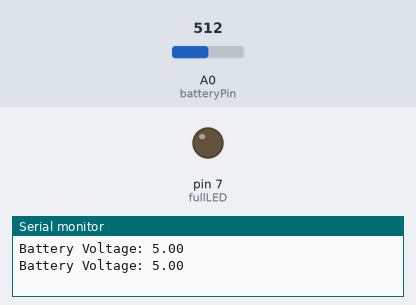
This sketch was run on a simulated Arduino Uno, built with avr-gcc and run on an emulated ATmega328P. On the bench: output pins drawn as LEDs (lit = HIGH), the last lines printed to the serial monitor. The inputs (shaded band) are chosen by the test bench; at power-on: A0 (batteryPin) = 512.

Above: at 1.8 s.
1.9 s: A0 (batteryPin) set to 855
3.4 s: A0 (batteryPin) set to 885
At 4.7 s:
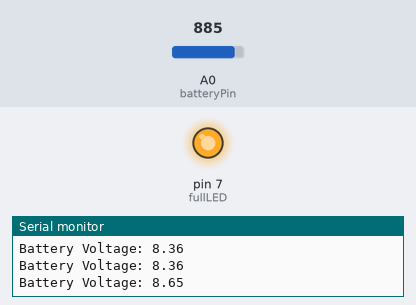
5.5 s: A0 (batteryPin) set to 716
At 7.2 s:
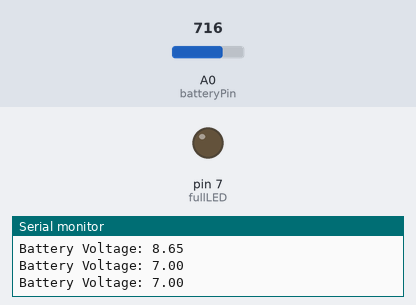
7.5 s: A0 (batteryPin) set to 900
At 9.0 s:
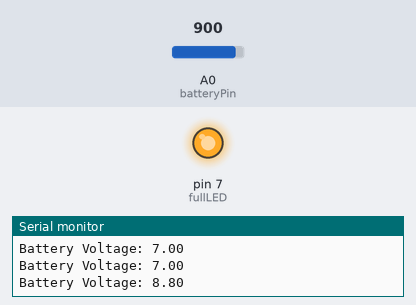
Timing chart, 0 to 10.5 s (numbered marks = the images above; inputs shaded):
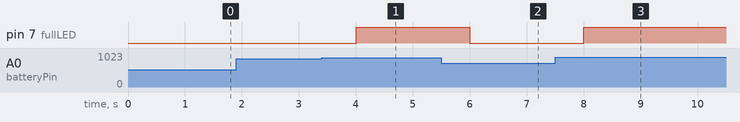

Measured:
- the behaviour switches between 869 and 870 on A0 (batteryPin) (found by bisection; images 0 and 1)
- after the input at 3.4 s, pin 7 (fullLED): LOW → HIGH after 0.60 s
- after the input at 5.5 s, pin 7 (fullLED): HIGH → LOW after 0.50 s
- after the input at 7.5 s, pin 7 (fullLED): LOW → HIGH after 0.51 s

The sketch:

solar_charger1.ino
```cpp
#define batteryPin A0
#define fullLED 7

float batteryVoltage;
float actualVoltage;

void setup() {
  Serial.begin(9600);
  pinMode(fullLED, OUTPUT);
}

void loop() {

  batteryVoltage = analogRead(batteryPin);

  // Convert ADC value to actual battery voltage
  actualVoltage = (batteryVoltage * 5.0 / 1023.0) * 2;

  Serial.print("Battery Voltage: ");
  Serial.println(actualVoltage);

  // 9V battery full threshold
  if (actualVoltage >= 8.5) {
    digitalWrite(fullLED, HIGH);   // Battery Full
  }
  else {
    digitalWrite(fullLED, LOW);    // Battery Not Full
  }

  delay(1000);
}
```
